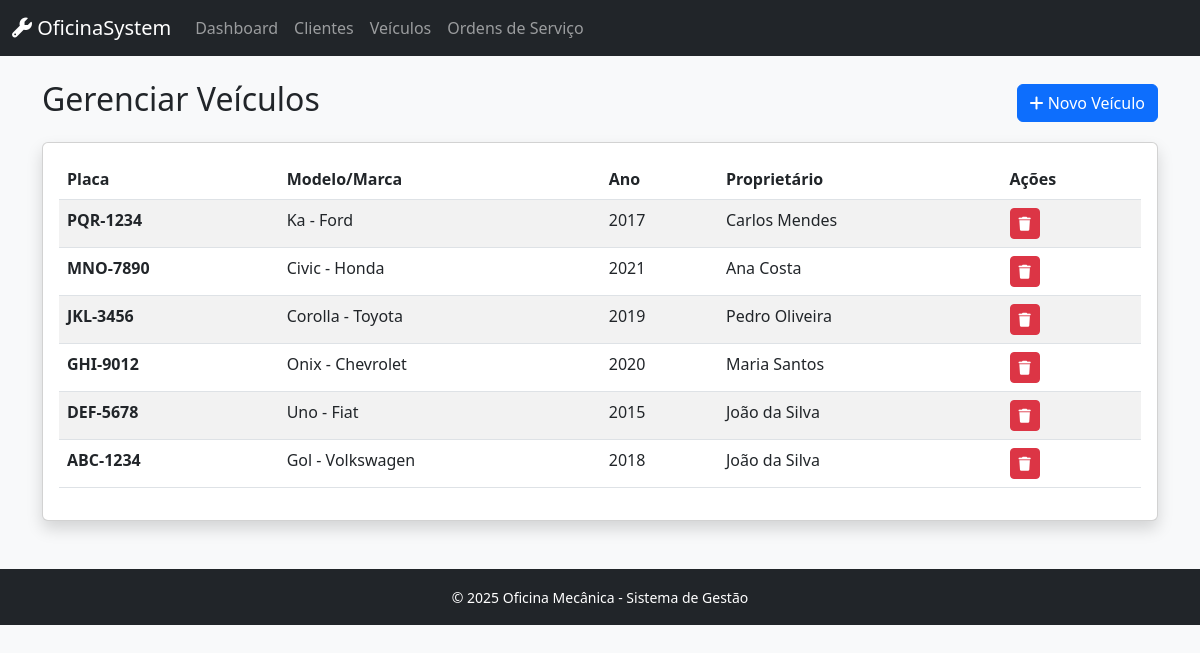
The app's page /index.php?controller=veiculo&action=index with its own data.
### tables this page shows
CREATE TABLE veiculos (
    id_veiculo INT AUTO_INCREMENT PRIMARY KEY,
    id_cliente INT NOT NULL,
    placa VARCHAR(8) UNIQUE NOT NULL,
    marca VARCHAR(50) NOT NULL,
    modelo VARCHAR(50) NOT NULL,
    ano INT NOT NULL,
    cor VARCHAR(30),
    km_atual INT DEFAULT 0,
    data_cadastro TIMESTAMP DEFAULT CURRENT_TIMESTAMP,
    FOREIGN KEY (id_cliente) REFERENCES clientes(id_cliente) ON DELETE CASCADE,
    INDEX idx_placa (placa),
    INDEX idx_cliente (id_cliente)
);

CREATE TABLE clientes (
    id_cliente INT AUTO_INCREMENT PRIMARY KEY,
    nome VARCHAR(100) NOT NULL,
    cpf VARCHAR(14) UNIQUE NOT NULL,
    telefone VARCHAR(15) NOT NULL,
    email VARCHAR(100),
    endereco VARCHAR(200),
    cidade VARCHAR(50),
    estado CHAR(2),
    data_cadastro TIMESTAMP DEFAULT CURRENT_TIMESTAMP,
    ativo BOOLEAN DEFAULT TRUE,
    INDEX idx_cpf (cpf),
    INDEX idx_nome (nome)
);

### controllers/VeiculoController.php (called while the page is built, shortened)
<?php
require_once 'config/Database.php';
require_once 'models/Veiculo.php';
class VeiculoController {
    private $veiculo;
    public function __construct() {
        $database = new Database();
        $this->db = $database->getConnection();
        $this->veiculo = new Veiculo($this->db);
    }
    public function index() {
        $stmt = $this->veiculo->readAll();
        $veiculos = $stmt->fetchAll(PDO::FETCH_ASSOC);
        require_once 'views/veiculos/index.php';
    }
}

### config/Database.php (called while the page is built, shortened)
<?php
class Database {
    private $host = "localhost";
    private $db_name = "oficina_mecanica";
    private $username = "root";
    private $password = "SenaiSP";
    public function getConnection() {
        $this->conn = null;
        try {
            $this->conn = new PDO(
                "mysql:host=" . $this->host . ";dbname=" . $this->db_name . ";charset=utf8mb4",
                $this->username,
                $this->password
            );
            $this->conn->setAttribute(PDO::ATTR_ERRMODE, PDO::ERRMODE_EXCEPTION);
            $this->conn->setAttribute(PDO::ATTR_DEFAULT_FETCH_MODE, PDO::FETCH_ASSOC);
        } catch(PDOException $e) {
            echo "Erro de conexão: " . $e->getMessage();
        }
        return $this->conn;
    }
}

### models/Veiculo.php (called while the page is built, shortened)
<?php
class Veiculo {
    private $conn;
    private $table_name = "veiculos";
    public function __construct($db) {
        $this->conn = $db;
    }
    public function readAll() {
        $query = "SELECT v.*, c.nome as nome_dono
                  FROM " . $this->table_name . " v
                  JOIN clientes c ON v.id_cliente = c.id_cliente
                  ORDER BY v.id_veiculo DESC";
        $stmt = $this->conn->prepare($query);
        $stmt->execute();
        return $stmt;
    }
}

### views/veiculos/index.php (the view)
<?php include ROOT_PATH . '/views/layouts/header.php'; ?>
<div class="d-flex justify-content-between align-items-center mb-3">
    <h2>Gerenciar Veículos</h2>
    <a href="index.php?controller=veiculo&action=create" class="btn btn-primary"><i class="fas fa-plus"></i> Novo Veículo</a>
</div>
<div class="card shadow">
    <div class="card-body">
        <table class="table table-striped">
            <thead>
                <tr>
                    <th>Placa</th>
                    <th>Modelo/Marca</th>
                    <th>Ano</th>
                    <th>Proprietário</th>
                    <th>Ações</th>
                </tr>
            </thead>
            <tbody>
                <?php foreach($veiculos as $v): ?>
                <tr>
                    <td><strong><?= strtoupper($v['placa']) ?></strong></td>
                    <td><?= $v['modelo'] ?> - <?= $v['marca'] ?></td>
                    <td><?= $v['ano'] ?></td>
                    <td><?= $v['nome_dono'] ?></td>
                    <td>
                        <a href="index.php?controller=veiculo&action=delete&id=<?= $v['id_veiculo'] ?>" class="btn btn-sm btn-danger" onclick="return confirm('Excluir este veículo?');"><i class="fas fa-trash"></i></a>
                    </td>
                </tr>
                <?php endforeach; ?>
            </tbody>
        </table>
    </div>
</div>
<?php include ROOT_PATH . '/views/layouts/footer.php'; ?>

### records on screen
veiculos: placa "PQR-1234", modelo "Ka", marca "Ford", ano "2017", id_cliente.nome "Carlos Mendes"
veiculos: placa "MNO-7890", modelo "Civic", marca "Honda", ano "2021", id_cliente.nome "Ana Costa"
veiculos: placa "JKL-3456", modelo "Corolla", marca "Toyota", ano "2019", id_cliente.nome "Pedro Oliveira"
veiculos: placa "GHI-9012", modelo "Onix", marca "Chevrolet", ano "2020", id_cliente.nome "Maria Santos"
veiculos: placa "DEF-5678", modelo "Uno", marca "Fiat", ano "2015", id_cliente.nome "João da Silva"
veiculos: placa "ABC-1234", modelo "Gol", marca "Volkswagen", ano "2018", id_cliente.nome "João da Silva"
